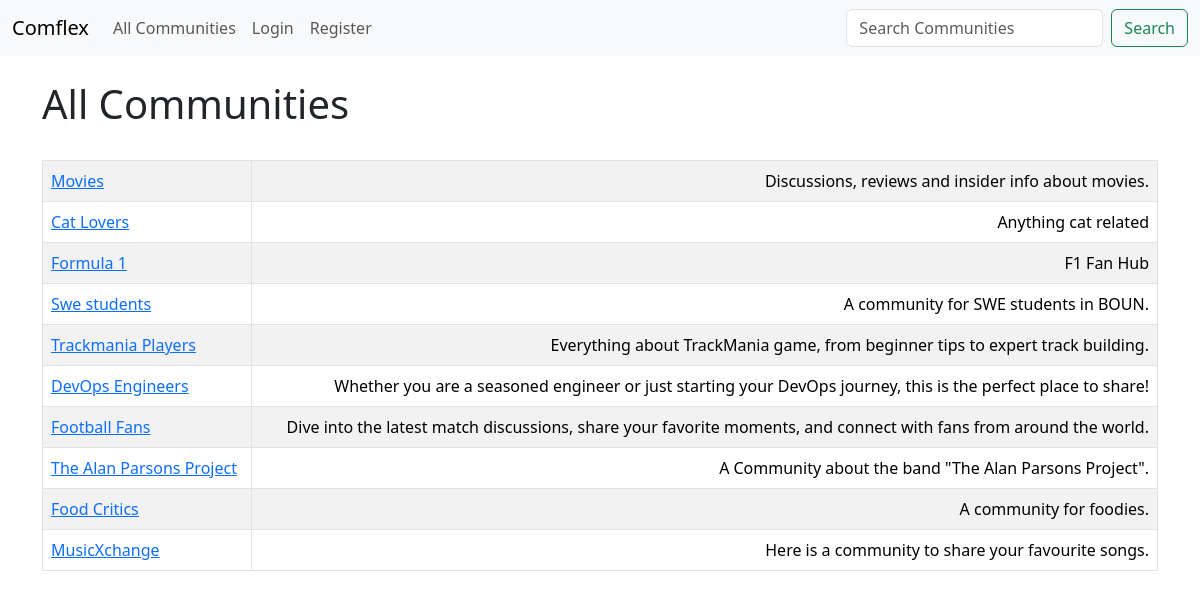
The page /list_communities on the database as committed earlier.
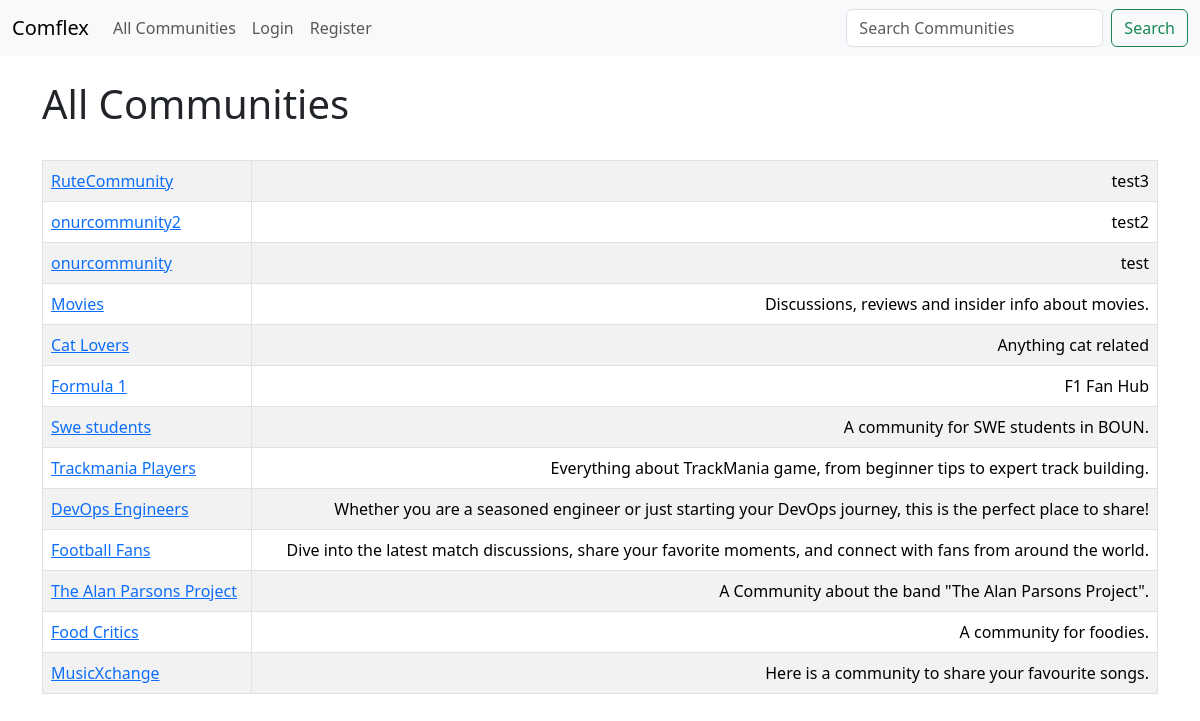
The same page on the database as committed later.
### post_app/models.py (models this page shows)
class Community(models.Model):
    name = models.CharField('Community Name', max_length=120)
    is_public = models.BooleanField(default=True, help_text="Check if the community is public!")
    creation_date = models.DateTimeField(auto_now_add=True)
    description = models.TextField(blank=True)
    owner_id = models.IntegerField('Community Owner', blank=False, default=1)
    owner_username = models.ForeignKey(User, blank=False, null=True, on_delete=models.SET_NULL)
    members = models.ManyToManyField(User, related_name='communities', blank=True)
    def __str__(self):
        return self.name

### post_app/views.py (the view)
# urls.py: path('list_communities', views.list_communities, name="list-communities"),
def list_communities(request):
    community_list = Community.objects.all().order_by('-creation_date')
    return render(request, 'posts/list_communities.html', {'community_list': community_list})

### post_app/templates/posts/list_communities.html
{% extends 'posts/base.html' %}
{% block content%}
	<h1>All Communities</h1>
	<br/>
	<table class = "table table-striped table-hover table-bordered">
		{% for community in community_list%}
		<tr>
			<td>
				<a href="{% url 'show-community' community.id %}">{{ community }}  </a>
			</td>
					<td align="right">
						{{ community.description }}
					</td>
		</tr>
		{% endfor %}
{% endblock%}

Rows that differ between the two databases and show on the page:
added Community: name "RuteCommunity", description "test3"
added Community: name "onurcommunity2", description "test2"
added Community: name "onurcommunity", description "test"
